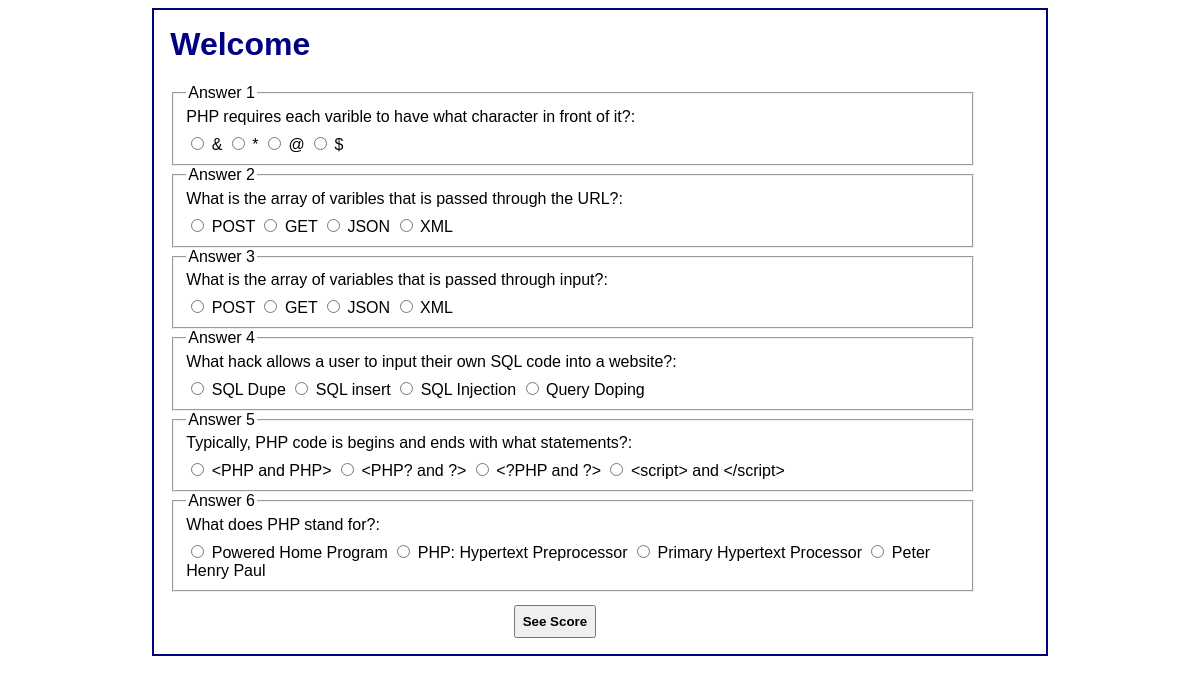
The page /display_quiz.php on the database its author committed.
### tables this page shows
CREATE TABLE `Question` (
  `Quest_ID` int(11) NOT NULL,
  `correct` varchar(100) DEFAULT NULL,
  `answer1` varchar(100) DEFAULT NULL,
  `answer2` varchar(100) DEFAULT NULL,
  `answer3` varchar(100) DEFAULT NULL,
  `answer4` varchar(100) DEFAULT NULL,
  `Quest_text` varchar(300) DEFAULT NULL
);

### config.php (called while the page is built, shortened)
<?php
function rdy_DB(){
    $servername = DB_HOST;
    $server_username = DB_USER;
    $server_password = DB_PASSWORD;
    $dbname = DB_NAME;
    $dsn = "mysql:host=$servername;dbname=$dbname;charset=utf8";
    try{
        $db = new PDO($dsn, $server_username, $server_password);
        $db->setAttribute(PDO::ATTR_ERRMODE, PDO::ERRMODE_EXCEPTION);
    } catch (PDOException $e) {
        $error_message = $e->getMessage();
        echo "<p>Error connecting to database: $error_message </p>";
        exit();
    }
    return $db;
}
function execute_query($query){
    $statement = rdy_DB()->prepare($query);
    $statement->execute();
    return $statement;
}
function getQuiz(){
    $query = "SELECT * FROM Question";
    $stmt = execute_query($query);
    return $stmt->fetchAll();
}

### display_quiz.php (the view, shortened to what this page needs)
<?php
include 'config.php';
$firstName = $_SESSION['fName'];
?>
<!DOCTYPE html>
<html>
<head>
    <link rel="stylesheet" type="text/css" href="main.css">
</head>
<body>
<div id="quiz">
    <h1> Welcome <?=$firstName?></h1>
    <form action="" method="post" id="quizForm">
            <?php
            $result = getQuiz();
            $counter = 1;
            foreach($result as $row){ ?>
                <fieldset>
                    <legend> Answer <? echo $counter ?></legend>
                        <label><?php echo $row['Quest_text'] ?>:</label><br>
                        <input type="radio" value="<?php echo htmlspecialchars($row['answer1']);?>"  name="answer<? echo $counter?>">
                        <?php echo htmlspecialchars($row['answer1']);?>
                        <input type="radio" value="<?php echo htmlspecialchars($row['answer2']);?>"  name="answer<? echo $counter?>">
                        <?php echo htmlspecialchars($row['answer2']);?>
                        <input type="radio" value="<?php echo htmlspecialchars($row['answer3']);?>"  name="answer<? echo $counter?>">
                        <?php echo htmlspecialchars($row['answer3']);?>
                        <input type="radio" value="<?php echo htmlspecialchars($row['answer4']);?>"  name="answer<? echo $counter?>">
                        <?php echo htmlspecialchars($row['answer4']);?>
                </fieldset>
                    <?php $counter++;
            }?>
        <input type="submit" value="See Score" id="button">
    </form>
</div>
</body>
</html>

### main.css (style rules this page uses)
body { font-family: Arial, Helvetica, sans-serif; }
h1 { margin-top: 0; color: navy; }
label { width: 10em; float: left; padding-right: 1em; padding-bottom: .5em; }
#quiz { width: fit-content; margin: 0 auto; padding: 1em; background: white; border: 2px solid navy; }
#button { margin-top: 1em; padding: .5em; font-weight: bold; margin-left: 40%; }
fieldset { width: 90%; }
fieldset label { width: 100%; }

### rows shown on the page
question: Quest_text "PHP requires each varible to have what character in front of it?", answer1 "&", answer2 "*", answer3 "@", answer4 "$"
question: Quest_text "What is the array of varibles that is passed through the URL?", answer1 "POST", answer2 "GET", answer3 "JSON", answer4 "XML"
question: Quest_text "What is the array of variables that is passed through input?", answer1 "POST", answer2 "GET", answer3 "JSON", answer4 "XML"
question: Quest_text "What hack allows a user to input their own SQL code into a website?", answer1 "SQL Dupe", answer2 "SQL insert", answer3 "SQL Injection", answer4 "Query Doping"
question: Quest_text "Typically, PHP code is begins and ends with what statements?", answer1 "<PHP and PHP>", answer2 "<PHP? and ?>", answer3 "<?PHP and ?>", answer4 "<script> and </script>"
question: Quest_text "What does PHP stand for?", answer1 "Powered Home Program", answer2 "PHP: Hypertext Preprocessor", answer3 "Primary Hypertext Processor", answer4 "Peter Henry Paul"
